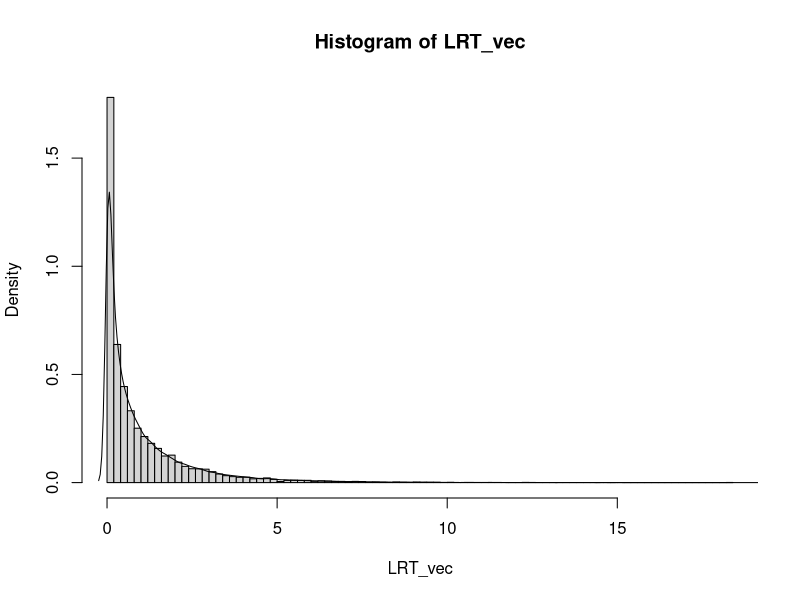
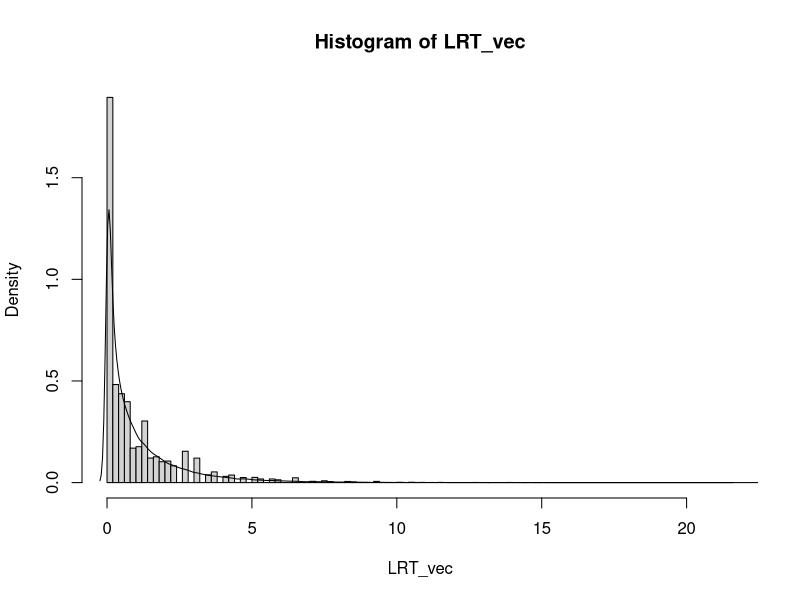

Write the R code that produced these figures, in order.
#1 
X=c(11, 13, 15, 17, 19, 21, 23)
d=expand.grid(X,X,X)
X_bar=apply(d,1,mean)
# 1(a)
sample_mean = mean(c(19,21,23))
test_statistic = pnorm(abs((sample_mean-17)/(sqrt(16/3))))
p_value = 2*(1-test_statistic)
sprintf("The p-value under CLT assumption is %f",p_value)

# 1(b)
# Code from A1
freq=table(X_bar)
freq
size_X_bar=length(X_bar)
freq_val=as.vector(freq)
proportion=freq_val/size_X_bar
proportion

p_value = sum(proportion[16:19])
sprintf("The p-value without CLT assumption is %f",p_value)

# 1(c)
# In (a), I assume that X_bar follows normal distribution under CLT and 
# calculated two-sided p-value.
# But in (b), I don't make this assumption, and sum up the proportion of 
# X_bar as X_bar >= 21, this is one-sided p-value. 
# Since the size of n is small, there is a difference between p-value/2(this 
# convert two-sided p-value to right sided p-value) in (a) and p-value in(b) 
# because CLT requires n ->inf, so a small n doesn't work good in CLT. 
# If the size of sample(as known as n) is big enough(such as n -> inf) and 
# both (a) and (b) calculate the same type of p-value, I expect that the 
# two p-values from (a) and (b) are similar.

# 2(a) i
sample_2a=function(){
  s=rnorm(5, mean = 10, sd = 10)
  X_bar = mean(s)
  L_theta0 = exp((-1/200)*sum((s-10)^2))*(200*pi)^(-5/2)
  L_theta1 = exp((-1/200)*sum((s-X_bar)^2))*(200*pi)^(-5/2)
  return(-2*log(L_theta0/L_theta1))
}

# 2(a) ii
LRT_vec = replicate(10000,sample_2a())
# 2(a) iii
LRT_vec_hist = hist(LRT_vec,freq=FALSE, breaks=100)
LRT_vec_hist
# 2(a) iv
chisq_sample = rchisq(100000, df = 1)
lines(density(chisq_sample))

# 2(b) i
sample_2b=function(){
  s=rpois(5, lambda = 10)
  X_bar = mean(s)
  L_theta0 = prod(exp(-10)*10^s/factorial(s))
  L_theta1 = prod(exp(-X_bar)*X_bar^s/factorial(s))
  return(-2*log(L_theta0/L_theta1))
}

# 2(b) ii
LRT_vec = replicate(100000,sample_2b()) 
# 2(b) iii
LRT_vec_hist = hist(LRT_vec,freq=FALSE, breaks=100)
LRT_vec_hist
# 2(b) iv
lines(density(chisq_sample))

# 2(c)
# The the histograms and the density are close to each other doesn't 
# matter the simple size is big or small.

# 3(a)
sample_q3 = c(11, 12, 8, 5, 11)
# Score
l_p_theta = function(t){-5+sum(sample_q3)/t}
# double differentiation
l_pp_theta = function(t){-sum(sample_q3)/t^2}
t_old = 4.5
iter = 1
dif = 1
while(dif>0.00001){
  t_new = t_old - l_p_theta(t_old)/l_pp_theta(t_old)
  print(t_new)
  dif = abs(t_new - t_old)
  t_old = t_new
  iter = iter + 1
}
sprintf("After %d iteration, the MLE of lambda is %f", iter-1, t_old)

# 3(b)
# -E[double differentiation]
e_pp_theta = function(t){5/t}
t_old = 4.5
iter = 1
dif = 1
while(dif>0.00001){
  t_new = t_old + l_p_theta(t_old)/e_pp_theta(t_old)
  print(t_new)
  dif = abs(t_new - t_old)
  t_old = t_new
  iter = iter + 1
}
sprintf("After %d iteration, the MLE of lambda is %f", iter-1, t_old)

# 3(c)
# The updating equation in (a) sometimes fail to give me the solution,
# and takes more iteration to converge. For example, (a) fails to converge 
# when initial guess is 25, and when initial guess is 4.5, (a) takes 6 
# iteration to run while (b) only takes 2 iteration.